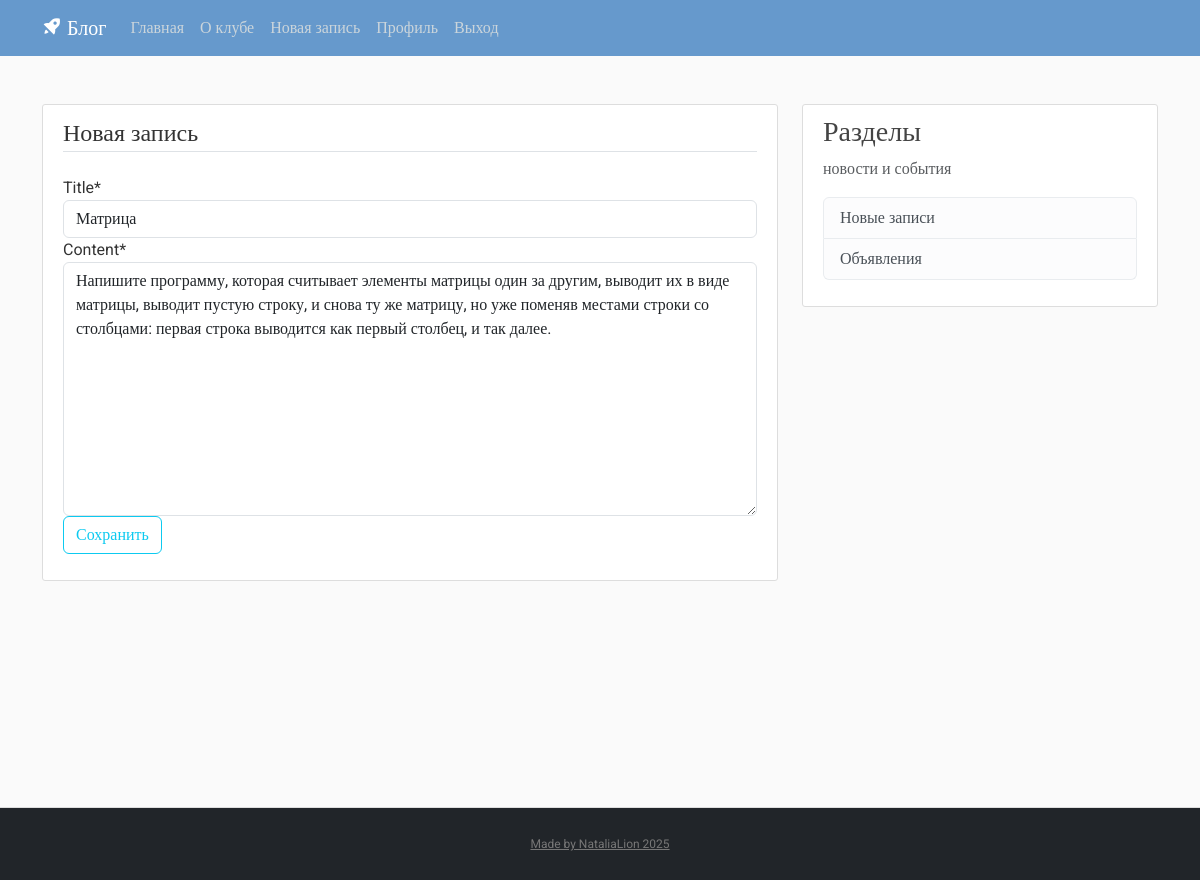
The app's page /post/1/update/ (signed in) with its own data.
### blog/models.py (models this page shows, shortened)
class Post(models.Model):
    title = models.CharField(max_length=100)
    content = models.TextField()
    date_posted = models.DateTimeField(default=timezone.now)
    author = models.ForeignKey(User, on_delete=models.CASCADE)

### blog/views.py (the view, shortened to what this page needs)
# urls.py: path('post/<int:pk>/update/', PostUpdateView.as_view(), name='post-update'),
class PostUpdateView(LoginRequiredMixin, UserPassesTestMixin, UpdateView):
    model = Post
    fields = ['title', 'content']
    def test_func(self):
        post = self.get_object()
        if self.request.user == post.author:
            return True
        return False

### blog/templates/blog/post_form.html (shortened to what this page needs)
{% extends "blog/base.html" %}
{% load crispy_forms_tags %}
{% block content %}
    <div class="content-section">
        <form method="POST">
            <fieldset class="form-group">
                <legend class="border-bottom mb-4">Новая запись</legend>
                {{ form|crispy }}
            </fieldset>
            <div class="form-group">
                <button class="btn btn-outline-info" type="submit">Сохранить</button>
            </div>
        </form>
    </div>
{% endblock content %}

### blog/static/blog/main.css (style rules this page uses)
﻿body, html { width:100%; height:100% }
body { margin:0; padding:0; background: #fafafa; color: #333333; margin-top: 5rem; font-family:Roboto; }
.content-section { background: #ffffff; padding: 10px 20px; border: 1px solid #dddddd; border-radius: 3px; margin-bottom: 20px; }

### records on screen
Post: title "Матрица", content "Напишите программу, которая считывает элементы матрицы один за другим, выводит их в виде матрицы, выводит пустую строку, и снова ту же матрицу, но уже поменяв местами строки со столбцами: первая строка выводится как первый столбец, и так далее."
